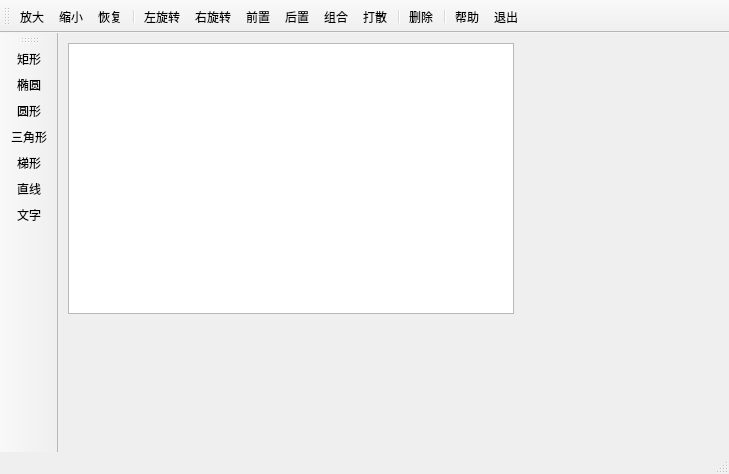
<?xml version="1.0" encoding="UTF-8"?>
<ui version="4.0">
 <class>MainWindow</class>
 <widget class="QMainWindow" name="MainWindow">
  <property name="geometry">
   <rect>
    <x>0</x>
    <y>0</y>
    <width>729</width>
    <height>474</height>
   </rect>
  </property>
  <property name="windowTitle">
   <string>Graphics  View绘图</string>
  </property>
  <widget class="QWidget" name="centralWidget">
   <widget class="TGraphicsView" name="view">
    <property name="geometry">
     <rect>
      <x>10</x>
      <y>10</y>
      <width>446</width>
      <height>271</height>
     </rect>
    </property>
    <property name="renderHints">
     <set>QPainter::Antialiasing|QPainter::TextAntialiasing</set>
    </property>
    <property name="dragMode">
     <enum>QGraphicsView::RubberBandDrag</enum>
    </property>
   </widget>
  </widget>
  <widget class="QToolBar" name="mainToolBar">
   <property name="iconSize">
    <size>
     <width>16</width>
     <height>16</height>
    </size>
   </property>
   <property name="toolButtonStyle">
    <enum>Qt::ToolButtonTextUnderIcon</enum>
   </property>
   <attribute name="toolBarArea">
    <enum>TopToolBarArea</enum>
   </attribute>
   <attribute name="toolBarBreak">
    <bool>false</bool>
   </attribute>
   <addaction name="actZoomIn"/>
   <addaction name="actZoomOut"/>
   <addaction name="actRestore"/>
   <addaction name="separator"/>
   <addaction name="actRotateLeft"/>
   <addaction name="actRotateRight"/>
   <addaction name="actEdit_Front"/>
   <addaction name="actEdit_Back"/>
   <addaction name="actGroup"/>
   <addaction name="actGroupBreak"/>
   <addaction name="separator"/>
   <addaction name="actEdit_Delete"/>
   <addaction name="separator"/>
   <addaction name="actHelp"/>
   <addaction name="actQuit"/>
  </widget>
  <widget class="QStatusBar" name="statusBar"/>
  <widget class="QToolBar" name="toolBar">
   <property name="windowTitle">
    <string>toolBar</string>
   </property>
   <property name="allowedAreas">
    <set>Qt::LeftToolBarArea|Qt::RightToolBarArea</set>
   </property>
   <property name="orientation">
    <enum>Qt::Vertical</enum>
   </property>
   <property name="iconSize">
    <size>
     <width>16</width>
     <height>16</height>
    </size>
   </property>
   <property name="toolButtonStyle">
    <enum>Qt::ToolButtonTextUnderIcon</enum>
   </property>
   <attribute name="toolBarArea">
    <enum>LeftToolBarArea</enum>
   </attribute>
   <attribute name="toolBarBreak">
    <bool>false</bool>
   </attribute>
   <addaction name="actItem_Rect"/>
   <addaction name="actItem_Ellipse"/>
   <addaction name="actItem_Circle"/>
   <addaction name="actItem_Triangle"/>
   <addaction name="actItem_Polygon"/>
   <addaction name="actItem_Line"/>
   <addaction name="actItem_Text"/>
  </widget>
  <action name="actItem_Rect">
   <property name="icon">
    <iconset resource="res.qrc">
     <normaloff>:/images/images/RECTANGL.BMP</normaloff>:/images/images/RECTANGL.BMP</iconset>
   </property>
   <property name="text">
    <string>矩形</string>
   </property>
   <property name="toolTip">
    <string>添加矩形</string>
   </property>
  </action>
  <action name="actItem_Ellipse">
   <property name="icon">
    <iconset resource="res.qrc">
     <normaloff>:/images/images/ELLIPSE.BMP</normaloff>:/images/images/ELLIPSE.BMP</iconset>
   </property>
   <property name="text">
    <string>椭圆</string>
   </property>
   <property name="toolTip">
    <string>添加椭圆型</string>
   </property>
  </action>
  <action name="actItem_Line">
   <property name="icon">
    <iconset resource="res.qrc">
     <normaloff>:/images/images/LINE.BMP</normaloff>:/images/images/LINE.BMP</iconset>
   </property>
   <property name="text">
    <string>直线</string>
   </property>
   <property name="toolTip">
    <string>添加直线</string>
   </property>
  </action>
  <action name="actEdit_Delete">
   <property name="icon">
    <iconset resource="res.qrc">
     <normaloff>:/images/images/108.bmp</normaloff>:/images/images/108.bmp</iconset>
   </property>
   <property name="text">
    <string>删除</string>
   </property>
   <property name="toolTip">
    <string>删除选中的图元</string>
   </property>
  </action>
  <action name="actQuit">
   <property name="icon">
    <iconset resource="res.qrc">
     <normaloff>:/images/images/132.bmp</normaloff>:/images/images/132.bmp</iconset>
   </property>
   <property name="text">
    <string>退出</string>
   </property>
   <property name="toolTip">
    <string>退出本系统</string>
   </property>
  </action>
  <action name="actItem_Text">
   <property name="icon">
    <iconset resource="res.qrc">
     <normaloff>:/images/images/800.bmp</normaloff>:/images/images/800.bmp</iconset>
   </property>
   <property name="text">
    <string>文字</string>
   </property>
   <property name="toolTip">
    <string>添加文字</string>
   </property>
  </action>
  <action name="actEdit_Front">
   <property name="icon">
    <iconset resource="res.qrc">
     <normaloff>:/images/images/528.bmp</normaloff>:/images/images/528.bmp</iconset>
   </property>
   <property name="text">
    <string>前置</string>
   </property>
   <property name="toolTip">
    <string>居于最前面</string>
   </property>
  </action>
  <action name="actEdit_Back">
   <property name="icon">
    <iconset resource="res.qrc">
     <normaloff>:/images/images/526.bmp</normaloff>:/images/images/526.bmp</iconset>
   </property>
   <property name="text">
    <string>后置</string>
   </property>
   <property name="toolTip">
    <string>居于最后面</string>
   </property>
  </action>
  <action name="actItem_Polygon">
   <property name="icon">
    <iconset resource="res.qrc">
     <normaloff>:/images/images/FREEFORM.BMP</normaloff>:/images/images/FREEFORM.BMP</iconset>
   </property>
   <property name="text">
    <string>梯形</string>
   </property>
   <property name="toolTip">
    <string>添加梯形</string>
   </property>
  </action>
  <action name="actZoomIn">
   <property name="icon">
    <iconset resource="res.qrc">
     <normaloff>:/images/images/zoomin.png</normaloff>:/images/images/zoomin.png</iconset>
   </property>
   <property name="text">
    <string>放大</string>
   </property>
   <property name="toolTip">
    <string>放大</string>
   </property>
  </action>
  <action name="actZoomOut">
   <property name="icon">
    <iconset resource="res.qrc">
     <normaloff>:/images/images/zoomout.png</normaloff>:/images/images/zoomout.png</iconset>
   </property>
   <property name="text">
    <string>缩小</string>
   </property>
   <property name="toolTip">
    <string>缩小</string>
   </property>
  </action>
  <action name="actRotateLeft">
   <property name="icon">
    <iconset resource="res.qrc">
     <normaloff>:/images/images/rotateleft.png</normaloff>:/images/images/rotateleft.png</iconset>
   </property>
   <property name="text">
    <string>左旋转</string>
   </property>
   <property name="toolTip">
    <string>左旋转</string>
   </property>
  </action>
  <action name="actRotateRight">
   <property name="icon">
    <iconset resource="res.qrc">
     <normaloff>:/images/images/rotateright.png</normaloff>:/images/images/rotateright.png</iconset>
   </property>
   <property name="text">
    <string>右旋转</string>
   </property>
   <property name="toolTip">
    <string>右旋转</string>
   </property>
  </action>
  <action name="actRestore">
   <property name="icon">
    <iconset resource="res.qrc">
     <normaloff>:/images/images/420.bmp</normaloff>:/images/images/420.bmp</iconset>
   </property>
   <property name="text">
    <string>恢复</string>
   </property>
   <property name="toolTip">
    <string>恢复大小</string>
   </property>
  </action>
  <action name="actGroup">
   <property name="icon">
    <iconset resource="res.qrc">
     <normaloff>:/images/images/UNGROUP.BMP</normaloff>:/images/images/UNGROUP.BMP</iconset>
   </property>
   <property name="text">
    <string>组合</string>
   </property>
   <property name="toolTip">
    <string>组合</string>
   </property>
  </action>
  <action name="actGroupBreak">
   <property name="icon">
    <iconset resource="res.qrc">
     <normaloff>:/images/images/128.bmp</normaloff>:/images/images/128.bmp</iconset>
   </property>
   <property name="text">
    <string>打散</string>
   </property>
   <property name="toolTip">
    <string>取消组合</string>
   </property>
  </action>
  <action name="actItem_Circle">
   <property name="icon">
    <iconset resource="res.qrc">
     <normaloff>:/images/images/08.JPG</normaloff>:/images/images/08.JPG</iconset>
   </property>
   <property name="text">
    <string>圆形</string>
   </property>
   <property name="toolTip">
    <string>圆形</string>
   </property>
  </action>
  <action name="actItem_Triangle">
   <property name="icon">
    <iconset resource="res.qrc">
     <normaloff>:/images/images/Icon1242.ico</normaloff>:/images/images/Icon1242.ico</iconset>
   </property>
   <property name="text">
    <string>三角形</string>
   </property>
   <property name="toolTip">
    <string>三角形</string>
   </property>
  </action>
  <action name="actHelp">
   <property name="icon">
    <iconset resource="res.qrc">
     <normaloff>:/images/images/BEBULB.ICO</normaloff>:/images/images/BEBULB.ICO</iconset>
   </property>
   <property name="text">
    <string>帮助</string>
   </property>
   <property name="toolTip">
    <string>打开帮助文档</string>
   </property>
  </action>
 </widget>
 <layoutdefault spacing="6" margin="11"/>
 <customwidgets>
  <customwidget>
   <class>TGraphicsView</class>
   <extends>QGraphicsView</extends>
   <header location="global">tgraphicsview.h</header>
  </customwidget>
 </customwidgets>
 <resources>
  <include location="res.qrc"/>
 </resources>
 <connections>
  <connection>
   <sender>actQuit</sender>
   <signal>triggered()</signal>
   <receiver>MainWindow</receiver>
   <slot>close()</slot>
   <hints>
    <hint type="sourcelabel">
     <x>-1</x>
     <y>-1</y>
    </hint>
    <hint type="destinationlabel">
     <x>302</x>
     <y>153</y>
    </hint>
   </hints>
  </connection>
 </connections>
</ui>
